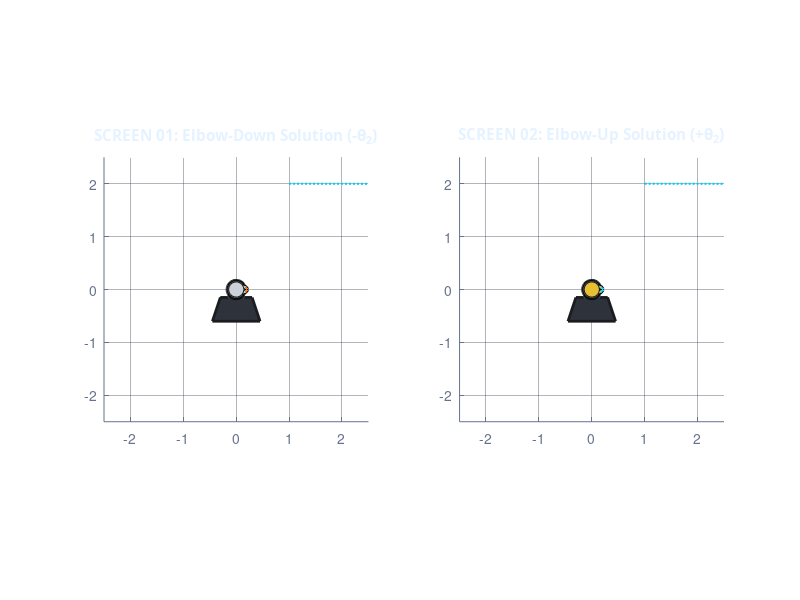

Write MATLAB code to recreate this figure. (Note: this script raises an error after producing the figure.)
% Dual-Screen (Subplot) 2-Link Manipulator Simulation (MATLAB R2026a)
clear; clc; close all;

%% 1. 로봇 물리 및 궤적 파라미터 설정
l1 = 1.0; % 링크 1 길이 (m)
l2 = 1.0; % 링크 2 길이 (m)

% 타원 궤적 파라미터 (x^2/2^2 + y^2/1.3^2 = 1)
a = 2.0;  % 장반경
b = 1.3;  % 단반경

num_steps = 240;
t = linspace(0, 2*pi, num_steps);

X_traj = a * cos(t);
Y_traj = b * sin(t);

%% 2. 메인 피겨 창 설정 (가로로 긴 듀얼 스크린 레이아웃)
fig = figure('Name', 'Dual-Screen Inverse Kinematics Analysis', ...
             'NumberTitle', 'off', ...
             'Color', [0.08, 0.09, 0.11], ...
             'Position', [100, 200, 1200, 550]); % 창 크기를 가로로 넓게 설정

%% 3. [좌측 스크린 - Elbow-Down (-\theta_2) 은색 로봇 암]
ax1 = subplot(1, 2, 1, 'Parent', fig, ...
              'Color', [0.12, 0.14, 0.18], 'XColor', [0.4, 0.45, 0.55], 'YColor', [0.4, 0.45, 0.55], ...
              'GridColor', [0.25, 0.28, 0.35], 'GridAlpha', 0.4);
grid(ax1, 'on'); hold(ax1, 'on'); axis(ax1, 'equal');
xlim(ax1, [-2.5, 2.5]); ylim(ax1, [-2.5, 2.5]);
title(ax1, 'SCREEN 01: Elbow-Down Solution (-\theta_2)', 'Color', [0.9, 0.95, 1.0], 'FontName', 'Segoe UI', 'FontWeight', 'bold');
plot(ax1, X_traj, ':', 'Color', [0.0, 0.8, 1.0], 'LineWidth', 1.5); % 타원 가이드
hand_trace_D = plot(ax1, X_traj(1), Y_traj(1), '-', 'Color', [1.0, 0.2, 0.6], 'LineWidth', 2.0); % 궤적 히스토리

%% 4. [우측 스크린 - Elbow-Up (+\theta_2) 금색 로봇 암]
ax2 = subplot(1, 2, 2, 'Parent', fig, ...
              'Color', [0.12, 0.14, 0.18], 'XColor', [0.4, 0.45, 0.55], 'YColor', [0.4, 0.45, 0.55], ...
              'GridColor', [0.25, 0.28, 0.35], 'GridAlpha', 0.4);
grid(ax2, 'on'); hold(ax2, 'on'); axis(ax2, 'equal');
xlim(ax2, [-2.5, 2.5]); ylim(ax2, [-2.5, 2.5]);
title(ax2, 'SCREEN 02: Elbow-Up Solution (+\theta_2)', 'Color', [0.9, 0.95, 1.0], 'FontName', 'Segoe UI', 'FontWeight', 'bold');
plot(ax2, X_traj, ':', 'Color', [0.0, 0.8, 1.0], 'LineWidth', 1.5); % 타원 가이드
hand_trace_U = plot(ax2, X_traj(1), Y_traj(1), '-', 'Color', [1.0, 0.2, 0.6], 'LineWidth', 2.0); % 궤적 히스토리

%% 5. 양쪽 스크린 고정용 베이스 받침대 (Static Base Stands) 그리기
base_plate_x = [-0.45, 0.45, 0.30, -0.30]; base_plate_y = [-0.60, -0.60, -0.15, -0.15];
base_neck_x = [-0.15, 0.15, 0.10, -0.10];  base_neck_y = [-0.15, -0.15, 0.0, 0.0];

% 왼쪽 스크린 베이스
fill(ax1, base_plate_x, base_plate_y, [0.18, 0.20, 0.23], 'EdgeColor', [0.1, 0.11, 0.12], 'LineWidth', 2);
fill(ax1, base_neck_x, base_neck_y, [0.55, 0.58, 0.62], 'EdgeColor', [0.3, 0.32, 0.35], 'LineWidth', 1.5);
rectangle(ax1, 'Position', [-0.18, -0.18, 0.36, 0.36], 'Curvature', [1, 1], 'FaceColor', [0.35, 0.38, 0.42], 'LineWidth', 1.5);

% 오른쪽 스크린 베이스
fill(ax2, base_plate_x, base_plate_y, [0.18, 0.20, 0.23], 'EdgeColor', [0.1, 0.11, 0.12], 'LineWidth', 2);
fill(ax2, base_neck_x, base_neck_y, [0.55, 0.58, 0.62], 'EdgeColor', [0.3, 0.32, 0.35], 'LineWidth', 1.5);
rectangle(ax2, 'Position', [-0.18, -0.18, 0.36, 0.36], 'Curvature', [1, 1], 'FaceColor', [0.35, 0.38, 0.42], 'LineWidth', 1.5);

%% 6. 메탈릭 실버(좌) 및 아노다이징 골드(우) 암 레이어 빌드
silver_colors = {[0.18, 0.19, 0.20], [0.48, 0.50, 0.53], [0.72, 0.75, 0.78], [0.90, 0.93, 0.96], [1.0, 1.0, 1.0]};
gold_colors   = {[0.25, 0.18, 0.05], [0.70, 0.52, 0.15], [0.88, 0.71, 0.28], [0.98, 0.88, 0.55], [1.0, 0.98, 0.85]};
widths = [26, 21, 14, 7, 2.5];

link1_layers_down = []; link2_layers_down = [];
link1_layers_up = [];   link2_layers_up = [];

for k = 1:5
    link1_layers_down(k) = plot(ax1, [0, 0], [0, 0], 'Color', silver_colors{k}, 'LineWidth', widths(k), 'HandleVisibility', 'off');
    link2_layers_down(k) = plot(ax1, [0, 0], [0, 0], 'Color', silver_colors{k}, 'LineWidth', widths(k), 'HandleVisibility', 'off');
    
    link1_layers_up(k)   = plot(ax2, [0, 0], [0, 0], 'Color', gold_colors{k}, 'LineWidth', widths(k), 'HandleVisibility', 'off');
    link2_layers_up(k)   = plot(ax2, [0, 0], [0, 0], 'Color', gold_colors{k}, 'LineWidth', widths(k), 'HandleVisibility', 'off');
end

%% 7. 듀얼 독립 집게(Gripper) 및 피벗 볼트 캡 패치 구성
wrist_x = [-0.03,  0.03,  0.03, -0.03]; wrist_y = [-0.05, -0.05,  0.05,  0.05];
claw_base_x = [0.03, 0.11, 0.19, 0.23, 0.20, 0.12, 0.03]; claw_base_y = [0.05, 0.09, 0.07, 0.02, -0.01, 0.03, 0.01];
pad_base_x = [0.15, 0.23, 0.20]; pad_base_y = [0.07, 0.02, -0.01];

% --- 좌측 은색 집게 ---
h_wrist_D  = patch(ax1, 'XData', wrist_x, 'YData', wrist_y, 'FaceColor', [0.25, 0.27, 0.30]);
h_claw_L_D = patch(ax1, 'XData', claw_base_x, 'YData', claw_base_y, 'FaceColor', [0.75, 0.78, 0.82]);
h_claw_R_D = patch(ax1, 'XData', claw_base_x, 'YData', -claw_base_y, 'FaceColor', [0.75, 0.78, 0.82]);
h_pad_L_D  = patch(ax1, 'XData', pad_base_x, 'YData', pad_base_y, 'FaceColor', [1.0, 0.45, 0.0], 'EdgeColor', 'none');
h_pad_R_D  = patch(ax1, 'XData', pad_base_x, 'YData', -pad_base_y, 'FaceColor', [1.0, 0.45, 0.0], 'EdgeColor', 'none');

% --- 우측 금색 집게 ---
h_wrist_U  = patch(ax2, 'XData', wrist_x, 'YData', wrist_y, 'FaceColor', [0.30, 0.25, 0.15]);
h_claw_L_U = patch(ax2, 'XData', claw_base_x, 'YData', claw_base_y, 'FaceColor', [0.85, 0.75, 0.45]);
h_claw_R_U = patch(ax2, 'XData', claw_base_x, 'YData', -claw_base_y, 'FaceColor', [0.85, 0.75, 0.45]);
h_pad_L_U  = patch(ax2, 'XData', pad_base_x, 'YData', pad_base_y, 'FaceColor', [0.0, 0.9, 1.0], 'EdgeColor', 'none');
h_pad_R_U  = patch(ax2, 'XData', pad_base_x, 'YData', -pad_base_y, 'FaceColor', [0.0, 0.9, 1.0], 'EdgeColor', 'none');

% 조인트 볼트 헤드
h_j2_cap_D = plot(ax1, 0, 0, 'o', 'MarkerSize', 11, 'MarkerFaceColor', [0.8, 0.82, 0.85], 'MarkerEdgeColor', [0.1, 0.1, 0.1]);
h_j2_cap_U = plot(ax2, 0, 0, 'o', 'MarkerSize', 11, 'MarkerFaceColor', [0.9, 0.75, 0.20], 'MarkerEdgeColor', [0.1, 0.1, 0.1]);

%% 8. 각각의 스크린을 위한 독립 HUD 텍스트 박스 배치
hud_box_D = annotation('textbox', [0.14, 0.68, 0.16, 0.18], 'Color', [0.0, 0.95, 1.0], ...
                       'BackgroundColor', [0.15, 0.17, 0.22, 0.85], 'EdgeColor', [0.0, 0.5, 0.7], ...
                       'FontName', 'Courier New', 'FontSize', 9, 'FontWeight', 'bold');
                   
hud_box_U = annotation('textbox', [0.55, 0.68, 0.16, 0.18], 'Color', [0.98, 0.88, 0.55], ...
                       'BackgroundColor', [0.15, 0.17, 0.22, 0.85], 'EdgeColor', [0.6, 0.4, 0.1], ...
                       'FontName', 'Courier New', 'FontSize', 9, 'FontWeight', 'bold');

%% 9. 실시간 분할 스크린 구동 제어 루프
x_history = []; y_history = [];

for i = 1:num_steps
    x = X_traj(i);
    y = Y_traj(i);
    
    %% 역기구학 해 분리 연산
    D = (x^2 + y^2 - l1^2 - l2^2) / (2 * l1 * l2);
    if D > 1, D = 1; elseif D < -1, D = -1; end
    
    % SCREEN 01용 해 (Elbow-Down)
    theta2_D = -acos(D); 
    theta1_D = atan2(y, x) - atan2(l2 * sin(theta2_D), l1 + l2 * cos(theta2_D));
    
    % SCREEN 02용 해 (Elbow-Up)
    theta2_U = acos(D); 
    theta1_U = atan2(y, x) - atan2(l2 * sin(theta2_U), l1 + l2 * cos(theta2_U));
    
    %% 글로벌 좌표 유도
    x1_D = l1 * cos(theta1_D); y1_D = l1 * sin(theta1_D);
    x2_D = x1_D + l2 * cos(theta1_D + theta2_D); y2_D = y1_D + l2 * sin(theta1_D + theta2_D);
    phi_D = theta1_D + theta2_D;
    
    x1_U = l1 * cos(theta1_U); y1_U = l1 * sin(theta1_U);
    x2_U = x1_U + l2 * cos(theta1_U + theta2_U); y2_U = y1_U + l2 * sin(theta1_U + theta2_U);
    phi_U = theta1_U + theta2_U;
    
    %% [SCREEN 01 그래픽 갱신]
    for k = 1:5
        set(link1_layers_down(k), 'XData', [0, x1_D], 'YData', [0, y1_D]);
        set(link2_layers_down(k), 'XData', [x1_D, x2_D], 'YData', [y1_D, y2_D]);
    end
    set(h_j2_cap_D, 'XData', x1_D, 'YData', y1_D);
    
    %% [SCREEN 02 그래픽 갱신]
    for k = 1:5
        set(link1_layers_up(k), 'XData', [0, x1_U], 'YData', [0, y1_U]);
        set(link2_layers_up(k), 'XData', [x1_U, x2_U], 'YData', [y1_U, y2_U]);
    end
    set(h_j2_cap_U, 'XData', x1_U, 'YData', y1_U);
    
    %% 집게 애니메이션 계산 및 매핑
    grip_control = 0.65 + 0.35 * sin(t(i));
    claw_dyn_y = claw_base_y * grip_control; pad_dyn_y = pad_base_y * grip_control;
    
    R_D = [cos(phi_D), -sin(phi_D); sin(phi_D), cos(phi_D)];
    R_U = [cos(phi_U), -sin(phi_U); sin(phi_U), cos(phi_U)];
    
    % 좌측 스크린 집게 변환
    wr_g_D = R_D * [wrist_x; wrist_y] + [x2_D; y2_D];
    cl_L_g_D = R_D * [claw_base_x; claw_dyn_y] + [x2_D; y2_D]; cl_R_g_D = R_D * [claw_base_x; -claw_dyn_y] + [x2_D; y2_D];
    pd_L_g_D = R_D * [pad_base_x; pad_dyn_y] + [x2_D; y2_D];   pd_R_g_D = R_D * [pad_base_x; -pad_dyn_y] + [x2_D; y2_D];
    
    set(h_wrist_D, 'XData', wr_g_D(1,:), 'YData', wr_g_D(2,:));
    set(h_claw_L_D, 'XData', cl_L_g_D(1,:), 'YData', cl_L_g_D(2,:)); set(h_claw_R_D, 'XData', cl_R_g_D(1,:), 'YData', cl_R_g_D(2,:));
    set(h_pad_L_D, 'XData', pd_L_g_D(1,:), 'YData', pd_L_g_D(2,:));   set(h_pad_R_D, 'XData', pd_R_g_D(1,:), 'YData', pd_R_g_D(2,:));
    
    % 우측 스크린 집게 변환
    wr_g_U = R_U * [wrist_x; wrist_y] + [x2_U; y2_U];
    cl_L_g_U = R_U * [claw_base_x; claw_dyn_y] + [x2_U; y2_U]; cl_R_g_U = R_U * [claw_base_x; -claw_dyn_y] + [x2_U; y2_U];
    pd_L_g_U = R_U * [pad_base_x; pad_dyn_y] + [x2_U; y2_U];   pd_R_g_U = R_U * [pad_base_x; -pad_dyn_y] + [x2_U; y2_U];
    
    set(h_wrist_U, 'XData', wr_g_U(1,:), 'YData', wr_g_U(2,:));
    set(h_claw_L_U, 'XData', cl_L_g_U(1,:), 'YData', cl_L_g_U(2,:)); set(h_claw_R_U, 'XData', cl_R_g_U(1,:), 'YData', cl_R_g_U(2,:));
    set(h_pad_L_U, 'XData', pd_L_g_U(1,:), 'YData', pd_L_g_U(2,:));   set(h_pad_R_U, 'XData', pd_R_g_U(1,:), 'YData', pd_R_g_U(2,:));
    
    %% 히스토리 궤적 플롯 누적 업데이트
    x_history = [x_history, x]; y_history = [y_history, y];
    set(hand_trace_D, 'XData', x_history, 'YData', y_history);
    set(hand_trace_U, 'XData', x_history, 'YData', y_history);
    
    %% 개별 스크린 전용 HUD 데이터 갱신
    hud_string_D = sprintf(['  [CH.01 ELBOW-DOWN]\n  ------------------\n  X_task  : %5.2f m\n  Y_task  : %5.2f m\n  Theta 1 : %5.1f deg\n  Theta 2 : %5.1f deg'], ...
                           x, y, rad2deg(theta1_D), rad2deg(theta2_D));
    set(hud_box_D, 'String', hud_string_D);
    
    hud_string_U = sprintf(['  [CH.02 ELBOW-UP]\n  ------------------\n  X_task  : %5.2f m\n  Y_task  : %5.2f m\n  Theta 1 : %5.1f deg\n  Theta 2 : %5.1f deg'], ...
                           x, y, rad2deg(theta1_U), rad2deg(theta2_U));
    set(hud_box_U, 'String', hud_string_U);
    
    %% 드로잉 리프레시 및 타임 딜레이
    drawnow;
    pause(0.1);
end
